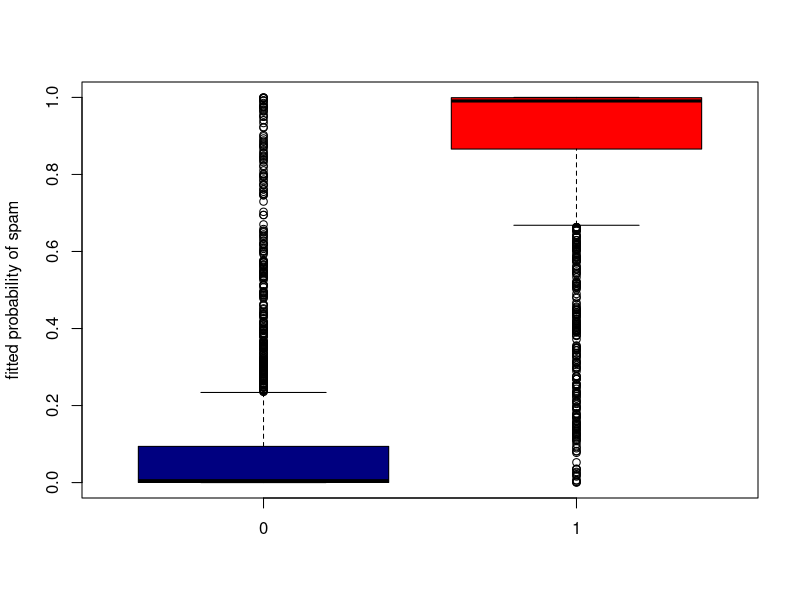

Write R code to recreate this figure.

### Spam Logistic Regression
spammy<- read.csv("Spam.csv")
spammy[c(1,4000), c(16,56,58)]
spammyFit <- glm(spam ~ ., data=spammy, family='binomial')
summary(spammyFit)
1-spammyFit$deviance/spammyFit$null.deviance #R-squared

coef(spammyFit)["word_free"]
exp(1.542706)

coef(spammyFit)["word_george"]
exp(-5.779841)
1/exp(-5.779841)

# can use the model for predictions
predict(spammyFit, newdata=spammy[c(1,4000),]) #not probabilities
predict(spammyFit,newdata=spammy[c(1,4000),],type="response") #probabilities

# fit plot
boxplot(fitted(spammyFit)~spammy$spam, 
	xlab="", ylab=c("fitted probability of spam"), 
	col=c("navy","red"))

predict(spammyFit,newdata=spammy[c(1,4000),],type="response") #probabilities
